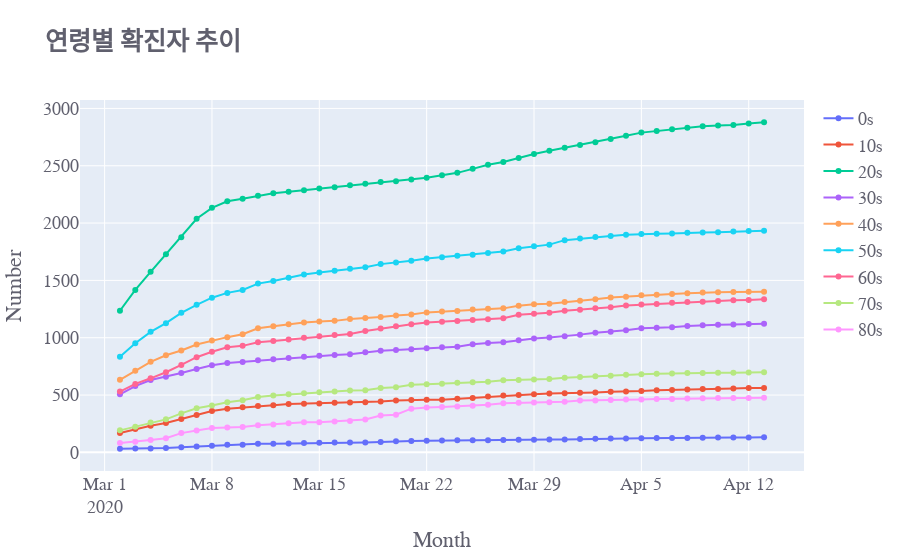

Notebook code cell kept with this figure:
### Code cell
timeAge_Date = timeAge.pivot_table(index = ['date'],columns=['age'], aggfunc=sum)
timeAge_Date['confirmed'].head()

import plotly.express as px
timeAge_Date['confirmed']

fig = go.Figure()
for col in timeAge_Date['confirmed'].columns:
    fig.add_trace(go.Scatter(x=timeAge_Date.index,y= timeAge_Date['confirmed'][col],
                 mode='lines+markers', name=col))
# ... #
fig.update_layout(title='<b>연령별 확진자 추이</b>',
                   xaxis_title='Month',
                   yaxis_title='Number',
                 font=dict(size=18,color='#60606e',family='Franklin Gothic' ))

fig.show()
